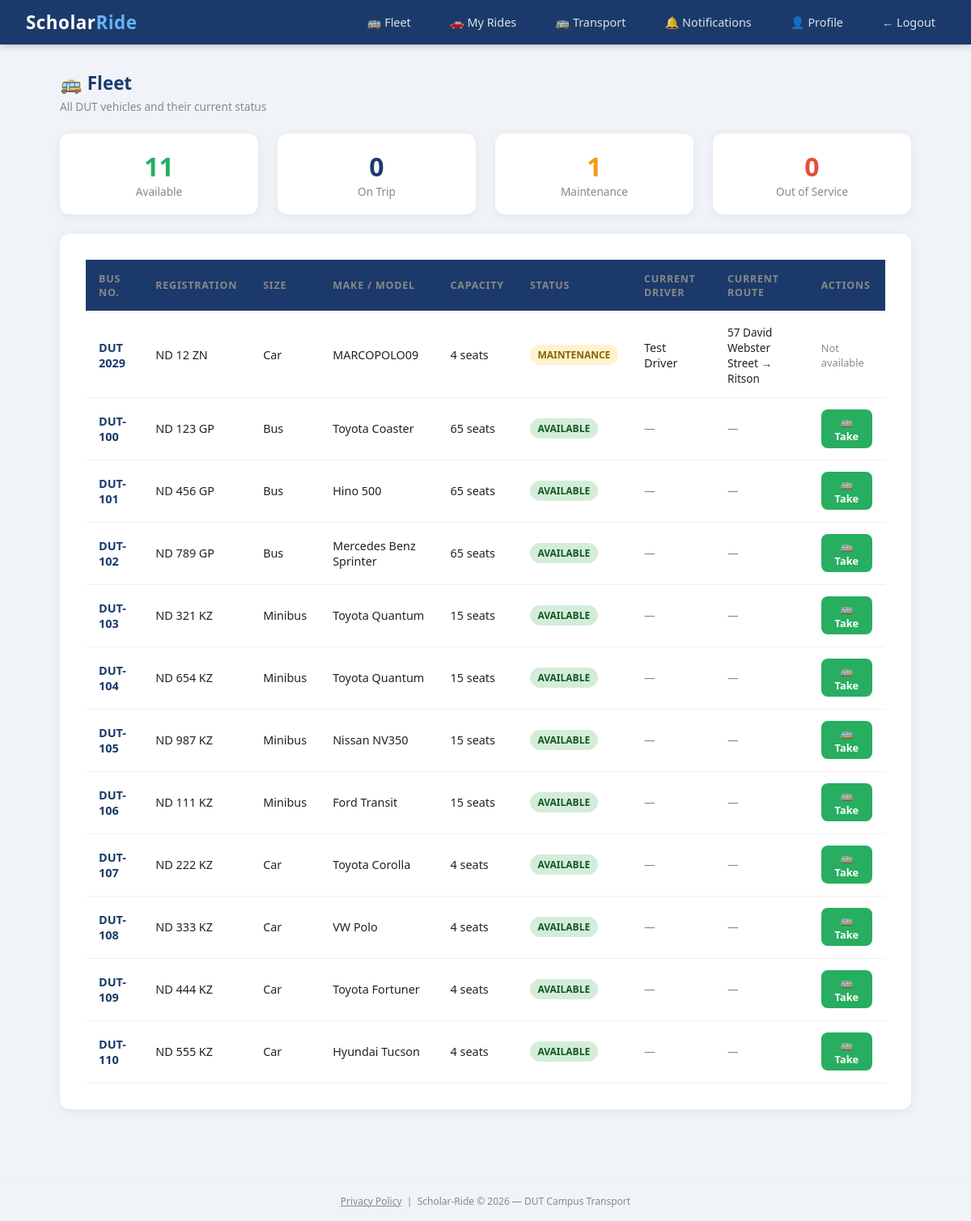
/admin/fleet (signed in), run on the app's committed database.
### scholar_ride/models.py (models this page shows)
class Vehicle(db.Model):
    id = db.Column(db.Integer, primary_key=True)
    bus_number = db.Column(db.String(20), unique=True, nullable=False)
    registration_number = db.Column(db.String(20), unique=True, nullable=False)
    vehicle_type = db.Column(db.String(50), nullable=False)
    make_model = db.Column(db.String(100), nullable=False)
    capacity = db.Column(db.Integer, nullable=False)
    status = db.Column(db.String(20), default='available')
    current_driver_id = db.Column(db.Integer, db.ForeignKey('user.id'), nullable=True)
    current_ride_id = db.Column(db.Integer, db.ForeignKey('ride.id'), nullable=True)
    notes = db.Column(db.String(200), nullable=True)
    created_at = db.Column(db.DateTime, default=datetime.utcnow)
    current_driver = db.relationship('User', foreign_keys=[current_driver_id])
    current_ride = db.relationship('Ride', foreign_keys=[current_ride_id])

class User(db.Model, UserMixin):
    id = db.Column(db.Integer, primary_key=True)
    student_number = db.Column(db.String(20), unique=True, nullable=True)
    staff_number = db.Column(db.String(20), unique=True, nullable=True)
    full_name = db.Column(db.String(100), nullable=False)
    email = db.Column(db.String(120), unique=True, nullable=False)
    phone = db.Column(db.String(20), nullable=False)
    password_hash = db.Column(db.String(128), nullable=False)
    role = db.Column(db.String(20), default='student')
    department = db.Column(db.String(100), nullable=True)
    verified = db.Column(db.Boolean, default=False)
    approval_status = db.Column(db.String(20), default='pending')
    otp = db.Column(db.String(6), nullable=True)
    created_at = db.Column(db.DateTime, default=datetime.utcnow)
    driver_code = db.Column(db.String(20), nullable=True)
    rides = db.relationship('Ride', backref='driver', lazy=True)
    bookings = db.relationship('Booking', backref='student', lazy=True)
    session_token = db.Column(db.String(100), nullable=True)

class Ride(db.Model):
    id = db.Column(db.Integer, primary_key=True)
    driver_id = db.Column(db.Integer, db.ForeignKey('user.id'), nullable=False)
    origin = db.Column(db.String(200), nullable=False)
    destination = db.Column(db.String(200), nullable=False)
    departure_time = db.Column(db.DateTime, nullable=False)
    available_seats = db.Column(db.Integer, nullable=False)
    total_seats = db.Column(db.Integer, nullable=False)
    status = db.Column(db.String(20), default='active')
    created_at = db.Column(db.DateTime, default=datetime.utcnow)
    bookings = db.relationship('Booking', backref='ride', lazy=True)
    vehicle_type = db.Column(db.String(50), nullable=True)
    vehicle_model = db.Column(db.String(100), nullable=True)
    registration_number = db.Column(db.String(20), nullable=True)
    completed_at = db.Column(db.DateTime, nullable=True)

### scholar_ride/routes/admin.py (the view)
@admin.route('/admin/fleet')
@login_required
def fleet():
    if current_user.role not in ['admin', 'driver']:
        flash('Not authorised.', 'danger')
        return redirect('/rides')
    from scholar_ride.models import Vehicle
    vehicles = Vehicle.query.order_by(Vehicle.bus_number).all()
    return render_template('admin/fleet.html', vehicles=vehicles)

### scholar_ride/models.py (called while the page is built)
@login_manager.user_loader
def load_user(user_id):
    return User.query.get(int(user_id))

### scholar_ride/templates/admin/fleet.html (shortened to what this page needs)
{% extends "base.html" %}
{% block content %}
<div class="page-header d-flex justify-between align-center mb-4">
    <div>
        <h4 style="color:#1B3A6B; margin-bottom:0.25rem;">🚌 Fleet</h4>
        <p class="text-muted">All DUT vehicles and their current status</p>
    </div>
</div>
<div class="row mb-4">
    <div class="col">
        <div class="stat-card">
            <div class="stat-number" style="color:#27ae60;">
                {{ vehicles | selectattr('status', 'equalto', 'available') | list | length }}
            </div>
            <div class="stat-label">Available</div>
        </div>
    </div>
    <div class="col">
        <div class="stat-card">
            <div class="stat-number" style="color:#1B3A6B;">
                {{ vehicles | selectattr('status', 'equalto', 'on_trip') | list | length }}
            </div>
            <div class="stat-label">On Trip</div>
        </div>
    </div>
    <div class="col">
        <div class="stat-card">
            <div class="stat-number" style="color:#f39c12;">
                {{ vehicles | selectattr('status', 'equalto', 'maintenance') | list | length }}
            </div>
            <div class="stat-label">Maintenance</div>
        </div>
    </div>
    <div class="col">
        <div class="stat-card">
            <div class="stat-number" style="color:#e74c3c;">
                {{ vehicles | selectattr('status', 'equalto', 'out_of_service') | list | length }}
            </div>
            <div class="stat-label">Out of Service</div>
        </div>
    </div>
</div>
<div class="card p-3" style="margin-top: 1.5rem;">
    {% if vehicles %}
    <table class="fleet-table" style="width:100%; border-collapse:collapse;">
        <thead>
            <tr>
                <th>Bus No.</th>
                <th>Registration</th>
                <th>Size</th>
                <th>Make / Model</th>
                <th>Capacity</th>
                <th>Status</th>
                <th>Current Driver</th>
                <th>Current Route</th>
                {% if current_user.role in ['admin', 'driver'] %}
                <th>Actions</th>
                {% endif %}
            </tr>
        </thead>
        <tbody>
            {% for vehicle in vehicles %}
            <tr>
                <td><strong style="color:#1B3A6B;">{{ vehicle.bus_number }}</strong></td>
                <td>{{ vehicle.registration_number }}</td>
                <td>{{ vehicle.vehicle_type }}</td>
                <td>{{ vehicle.make_model }}</td>
                <td>{{ vehicle.capacity }} seats</td>
                <td>
                    <span class="badge
                        {% if vehicle.status == 'available' %}badge-success
                        {% elif vehicle.status == 'on_trip' %}badge-primary
                        {% elif vehicle.status == 'maintenance' %}badge-warning
                        {% else %}badge-danger{% endif %}">
                        {{ vehicle.status | replace('_', ' ') | upper }}
                    </span>
                </td>
                <td>
                    {% if vehicle.current_driver %}
                        {{ vehicle.current_driver.full_name }}
                    {% else %}
                        <span class="text-muted">—</span>
                    {% endif %}
                </td>
                <td>
                    {% if vehicle.current_ride %}
                        <span style="font-size:0.85rem;">
                            {{ vehicle.current_ride.origin }} → {{ vehicle.current_ride.destination }}
                        </span>
                    {% else %}
                        <span class="text-muted">—</span>
                    {% endif %}
                </td>
                {% if current_user.role in ['admin', 'driver'] %}
                <td>
                    <div class="action-cell">
                        {% if current_user.role == 'driver' %}
                            {% if vehicle.status == 'available' %}
                                <a href="/admin/fleet/{{ vehicle.id }}/take"
                                   class="btn btn-sm btn-success">🚌 Take</a>
                            {% else %}
                                <span class="text-muted" style="font-size:0.8rem;">Not available</span>
                            {% endif %}
                        {% endif %}
                    </div>
                </td>
                {% endif %}
            </tr>
            {% endfor %}
        </tbody>
    </table>
    {% endif %}
</div>
{% endblock %}

### scholar_ride/templates/base.html (style rules this page uses)
*, *::before, *::after { box-sizing: border-box; margin: 0; padding: 0; }
body { font-family: 'Segoe UI', Tahoma, Geneva, Verdana, sans-serif; background: #f0f4f8; color: #222; }
.card { background: white; border-radius: 12px; box-shadow: 0 2px 12px rgba(0,0,0,0.07); padding: 2rem; margin-bottom: 1.5rem; }
.btn { display: inline-block; padding: 0.65rem 1.4rem; border-radius: 8px; font-size: 0.9rem; font-weight: 600; cursor: pointer; border: none; text-decoration: none; text-align: center; transition: all 0.2s; }
.btn-success { background: #27ae60; color: white; }
.btn-sm { padding: 0.35rem 0.8rem; font-size: 0.8rem; }
.badge { display: inline-block; padding: 0.25rem 0.6rem; border-radius: 20px; font-size: 0.75rem; font-weight: 700; }
.badge-success { background: #d4edda; color: #155724; }
.badge-warning { background: #fff3cd; color: #856404; }
.row { display: flex; flex-wrap: wrap; gap: 1.5rem; }
.col { flex: 1; min-width: 200px; }
table { width: 100%; border-collapse: collapse; font-size: 0.9rem; }
th { background: #1B3A6B; color: white; padding: 0.75rem 1rem; text-align: left; font-weight: 600; }
td { padding: 0.7rem 1rem; border-bottom: 1px solid #f0f0f0; }
.stat-card { background: white; border-radius: 12px; padding: 1.5rem; text-align: center; box-shadow: 0 2px 12px rgba(0,0,0,0.07); }
.stat-card .stat-number { font-size: 2rem; font-weight: 700; color: #1B3A6B; }
.stat-card .stat-label { color: #888; font-size: 0.85rem; }
.text-muted { color: #888; font-size: 0.85rem; }
.d-flex { display: flex; }
.justify-between { justify-content: space-between; }
.align-center { align-items: center; }
.page-header { margin-bottom: 1.5rem; }
.page-header h4 { color: #1B3A6B; font-size: 1.4rem; font-weight: 700; }

### scholar_ride/templates/admin/fleet.html (style rules this page uses)
.fleet-table th, .fleet-table td { padding: 0.9rem 1rem; vertical-align: middle; }
.fleet-table thead th { font-size: 0.78rem; text-transform: uppercase; letter-spacing: 0.8px; color: #888; border-bottom: 2px solid #f0f0f0; }
.fleet-table tbody tr { border-bottom: 1px solid #f5f5f5; }
.fleet-table tbody tr:last-child { border-bottom: none; }
.action-cell { display: flex; flex-direction: column; gap: 0.5rem; align-items: flex-start; }
.stat-card { text-align: center; padding: 1.2rem 1rem; }

### data on the page
Vehicle: bus_number "DUT 2029", registration_number "ND 12 ZN", vehicle_type "Car", make_model "MARCOPOLO09", capacity "4", status "MAINTENANCE", current_driver.full_name "Test Driver", current_ride.origin "57 David Webster Street", current_ride.destination "Ritson", shows "Not available"
Vehicle: bus_number "DUT-100", registration_number "ND 123 GP", vehicle_type "Bus", make_model "Toyota Coaster", capacity "65", status "AVAILABLE"
Vehicle: bus_number "DUT-101", registration_number "ND 456 GP", vehicle_type "Bus", make_model "Hino 500", capacity "65", status "AVAILABLE"
Vehicle: bus_number "DUT-102", registration_number "ND 789 GP", vehicle_type "Bus", make_model "Mercedes Benz Sprinter", capacity "65", status "AVAILABLE"
Vehicle: bus_number "DUT-103", registration_number "ND 321 KZ", vehicle_type "Minibus", make_model "Toyota Quantum", capacity "15", status "AVAILABLE"
Vehicle: bus_number "DUT-104", registration_number "ND 654 KZ", vehicle_type "Minibus", make_model "Toyota Quantum", capacity "15", status "AVAILABLE"
Vehicle: bus_number "DUT-105", registration_number "ND 987 KZ", vehicle_type "Minibus", make_model "Nissan NV350", capacity "15", status "AVAILABLE"
Vehicle: bus_number "DUT-106", registration_number "ND 111 KZ", vehicle_type "Minibus", make_model "Ford Transit", capacity "15", status "AVAILABLE"
Vehicle: bus_number "DUT-107", registration_number "ND 222 KZ", vehicle_type "Car", make_model "Toyota Corolla", capacity "4", status "AVAILABLE"
Vehicle: bus_number "DUT-108", registration_number "ND 333 KZ", vehicle_type "Car", make_model "VW Polo", capacity "4", status "AVAILABLE"
Vehicle: bus_number "DUT-109", registration_number "ND 444 KZ", vehicle_type "Car", make_model "Toyota Fortuner", capacity "4", status "AVAILABLE"
Vehicle: bus_number "DUT-110", registration_number "ND 555 KZ", vehicle_type "Car", make_model "Hyundai Tucson", capacity "4", status "AVAILABLE"

### other printed values
{{ vehicles | selectattr('status', 'equalto', 'on_trip') | list | length }} "0"
